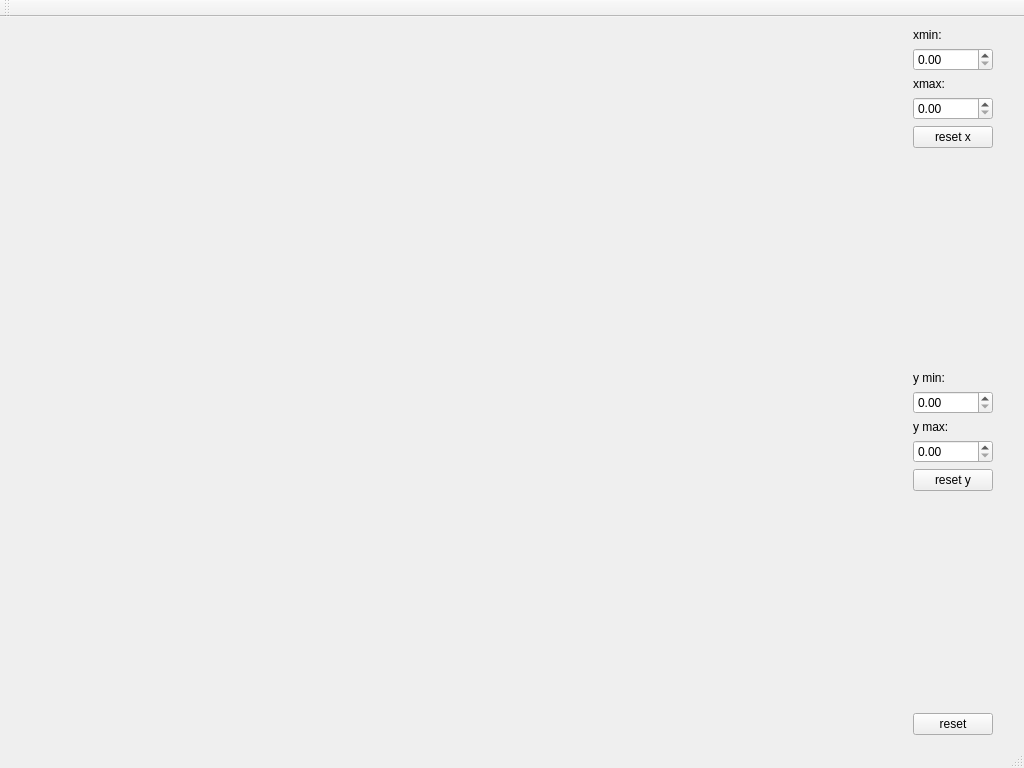
<?xml version="1.0" encoding="UTF-8"?>
<ui version="4.0">
 <class>static_plot</class>
 <widget class="QMainWindow" name="static_plot">
  <property name="geometry">
   <rect>
    <x>0</x>
    <y>0</y>
    <width>1024</width>
    <height>768</height>
   </rect>
  </property>
  <property name="windowTitle">
   <string>MainWindow</string>
  </property>
  <widget class="QWidget" name="centralWidget">
   <layout class="QVBoxLayout" name="verticalLayout">
    <item>
     <layout class="QHBoxLayout" name="horizontalLayout_top"/>
    </item>
    <item>
     <layout class="QHBoxLayout" name="horizontalLayout_2">
      <item>
       <layout class="QVBoxLayout" name="vl_fbuttons"/>
      </item>
      <item>
       <layout class="QVBoxLayout" name="vl_plots">
        <item>
         <spacer name="horizontalSpacer">
          <property name="orientation">
           <enum>Qt::Horizontal</enum>
          </property>
          <property name="sizeHint" stdset="0">
           <size>
            <width>40</width>
            <height>20</height>
           </size>
          </property>
         </spacer>
        </item>
       </layout>
      </item>
      <item>
       <layout class="QVBoxLayout" name="vl_buttons">
        <item>
         <widget class="QLabel" name="label">
          <property name="text">
           <string>xmin:</string>
          </property>
         </widget>
        </item>
        <item>
         <widget class="QDoubleSpinBox" name="xmin_spin"/>
        </item>
        <item>
         <widget class="QLabel" name="label_2">
          <property name="text">
           <string>xmax:</string>
          </property>
         </widget>
        </item>
        <item>
         <widget class="QDoubleSpinBox" name="xmax_spin"/>
        </item>
        <item>
         <widget class="QPushButton" name="pushButton_reset_x">
          <property name="text">
           <string>reset x</string>
          </property>
         </widget>
        </item>
        <item>
         <spacer name="verticalSpacer_2">
          <property name="orientation">
           <enum>Qt::Vertical</enum>
          </property>
          <property name="sizeHint" stdset="0">
           <size>
            <width>20</width>
            <height>40</height>
           </size>
          </property>
         </spacer>
        </item>
        <item>
         <widget class="QLabel" name="label_3">
          <property name="text">
           <string>y min:</string>
          </property>
         </widget>
        </item>
        <item>
         <widget class="QDoubleSpinBox" name="ymin_spin"/>
        </item>
        <item>
         <widget class="QLabel" name="label_4">
          <property name="text">
           <string>y max:</string>
          </property>
         </widget>
        </item>
        <item>
         <widget class="QDoubleSpinBox" name="ymax_spin"/>
        </item>
        <item>
         <widget class="QPushButton" name="pushButton_reset_y">
          <property name="text">
           <string>reset y</string>
          </property>
         </widget>
        </item>
        <item>
         <spacer name="verticalSpacer_3">
          <property name="orientation">
           <enum>Qt::Vertical</enum>
          </property>
          <property name="sizeHint" stdset="0">
           <size>
            <width>20</width>
            <height>40</height>
           </size>
          </property>
         </spacer>
        </item>
        <item>
         <widget class="QPushButton" name="pushButton_reset_xy">
          <property name="text">
           <string>reset</string>
          </property>
         </widget>
        </item>
       </layout>
      </item>
      <item>
       <spacer name="verticalSpacer">
        <property name="orientation">
         <enum>Qt::Vertical</enum>
        </property>
        <property name="sizeHint" stdset="0">
         <size>
          <width>20</width>
          <height>40</height>
         </size>
        </property>
       </spacer>
      </item>
     </layout>
    </item>
    <item>
     <layout class="QHBoxLayout" name="hl_bottom"/>
    </item>
   </layout>
  </widget>
  <widget class="QMenuBar" name="menuBar">
   <property name="geometry">
    <rect>
     <x>0</x>
     <y>0</y>
     <width>1024</width>
     <height>36</height>
    </rect>
   </property>
  </widget>
  <widget class="QToolBar" name="mainToolBar">
   <attribute name="toolBarArea">
    <enum>TopToolBarArea</enum>
   </attribute>
   <attribute name="toolBarBreak">
    <bool>false</bool>
   </attribute>
  </widget>
  <widget class="QStatusBar" name="statusBar"/>
 </widget>
 <layoutdefault spacing="6" margin="11"/>
 <resources/>
 <connections/>
</ui>
